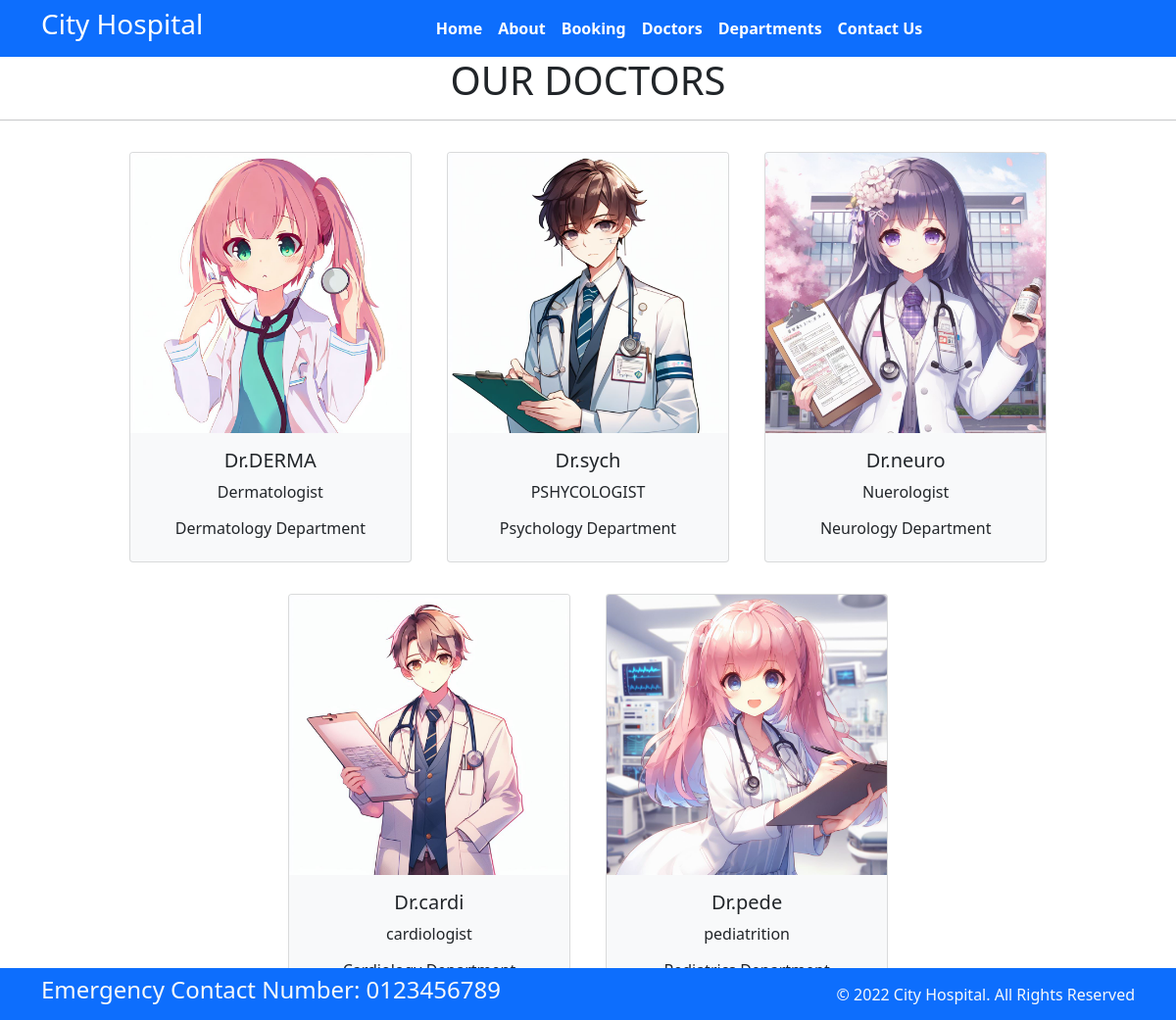
Page /doctors on the committed database.
### home/models.py (models this page shows, shortened)
class Doctors(models.Model):
  doc_name = models.CharField(max_length=255)
  doc_spec = models.CharField(max_length=255)
  dep_name = models.ForeignKey(Departments,on_delete=models.CASCADE)
  doc_image = models.ImageField(upload_to='doctors')

class Departments(models.Model):
  dep_name = models.CharField(max_length=100)
  dep_description = models.TextField()
  def __str__(self):
    return self.dep_name

### home/views.py (the view)
# urls.py: path('doctors',views.doctors,name='doctors'),
def doctors(request):
  dict_docs = {
    'doctors': Doctors.objects.all()
  }
  return render(request,"doctors.html",dict_docs)

### templates/doctors.html (shortened to what this page needs)
{% extends 'base.html' %}
{% block content%}
<h1 class="text-center">OUR DOCTORS</h1>
<hr>
<div class="container text-center">
{% for d in doctors%}
<div class="card text-center mx-3 my-3 bg-light" style="width: 18rem; display:inline-block">
  <img src="{{d.doc_image.url}}" class="card-img-top" alt="...">
  <div class="card-body">
    <h5 class="card-title">Dr.{{d.doc_name}}</h5>
    <p class="card-text">{{d.doc_spec}}</p>
    <h6> {{d.dep_name}} Department </h6>
  </div>
</div>
{% endfor %}
</div>
{% endblock %}

### templates/base.html (shortened to what this page needs)
{% load static %}
<!DOCTYPE html>
<html>
  <head>
    <link rel="stylesheet"
      href=" https://cdn.jsdelivr.net/npm/bootstrap@5.1.3/dist/css/bootstrap.min.css ">
    <link rel="stylesheet"
      href="https://use.fontawesome.com/releases/v5.2.0/css/all.css">
      <link rel="stylesheet"
      href="{% static '/css/style.css'%}">
  </head>
  <body>
    <nav class="navbar bg-primary navbar-expand-md ">
      <div class="container">
        <div class="col-2 text-left pl-md-0">
          <h3 class="text-white"> City Hospital </h3>
        </div>
        <div
          class="collapse navbar-collapse justify-content-center col-md-8 navbar-collapse-3">
          <ul class="navbar-nav justify-content-center  fw-bold">
            <li class="nav-item active">
              <a class="nav-link text-white" href="{%  url 'home' %}">Home </a>
            </li>
            <li class="nav-item">
              <a class="nav-link text-white" href="{%  url 'about' %}">About</a>
            </li>
            <li class="nav-item">
              <a class="nav-link text-white" href="{%  url 'booking' %}">Booking</a>
            </li>
            <li class="nav-item">
              <a class="nav-link text-white" href="{%  url 'doctors' %}">Doctors</a>
            </li>
			 <li class="nav-item">
              <a class="nav-link text-white" href="{%  url 'department' %}">Departments</a>
            </li>
            <li class="nav-item">
              <a class="nav-link text-white" href="{%  url 'contact' %}">Contact Us</a>
            </li>
          </ul>
        </div>
      </div>
    </nav>
    {% block content%}{% endblock %}
    <section class="fixed-bottom">
      <footer class="pt-2 pb-2  bg-primary text-light">
        <div class="container">
          <div class="row align-items-center">
            <div class="col-12 col-md-8">
              <h4>Emergency Contact Number: 0123456789</h4>
            </div>
            <div class="col-12 col-md-4 mt-4 mt-md-0 text-center text-md-end">
              © 2022 City Hospital. All Rights Reserved
            </div>
          </div>
        </div>
      </footer>
    </section>
  </body>
</html>

### rows in the picture
Doctors: doc_image (picture), doc_name "DERMA", doc_spec "Dermatologist", dep_name "Dermatology"
Doctors: doc_image (picture), doc_name "sych", doc_spec "PSHYCOLOGIST", dep_name "Psychology"
Doctors: doc_image (picture), doc_name "neuro", doc_spec "Nuerologist", dep_name "Neurology"
Doctors: doc_image (picture), doc_name "cardi", doc_spec "cardiologist"
Doctors: doc_image (picture), doc_name "pede", doc_spec "pediatrition"
